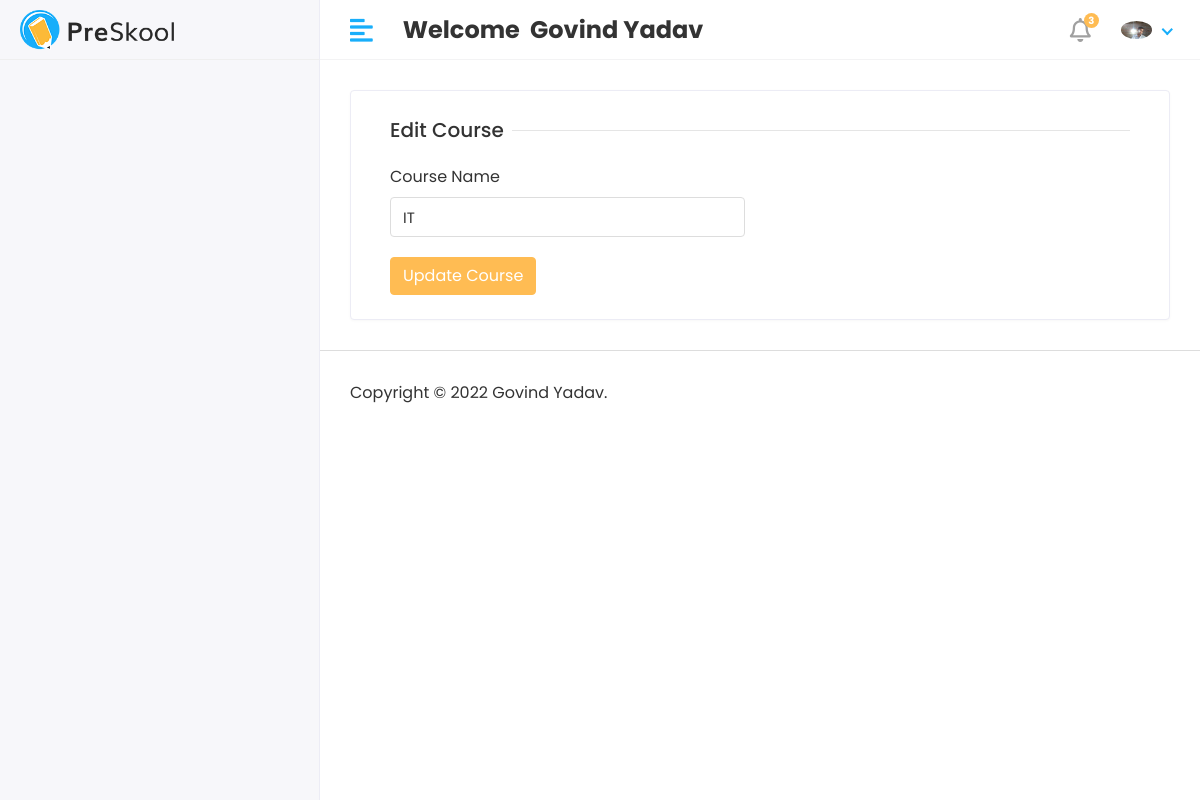
/Hod/Course/Edit/1 (signed in), run on the app's committed database.
### app/models.py (models this page shows, shortened)
class CustomUser(AbstractUser):
    USER = (
        (1, 'HOD'),
        (1, 'STAFF'),
        (1, 'STUDENT'),
    )
    user_type = models.CharField(choices=USER, max_length=50, default=1)
    profile_pic = models.ImageField(upload_to='media/profile_pic')

class Course(models.Model):
    name = models.CharField(max_length=100)
    created_at = models.DateTimeField(auto_now_add=True)
    updated_at = models.DateTimeField(auto_now=True)

### student_management_project/Hod_views.py (the view)
# urls.py: path('Hod/Course/Edit/<str:id>', Hod_views.EDIT_COURSE, name="edit_course"),
@login_required(login_url='/')
def EDIT_COURSE(request,id):
    course = Course.objects.get(id=id)
    context = {
        'course':course
    }
    return render(request, 'Hod/edit_course.html', context)

### templates/Hod/edit_course.html (shortened to what this page needs)
{% extends 'base.html' %}
{% block content %}
<div class="row">
                    <div class="col-sm-12">
                        <div class="card">
                            <div class="card-body">
                                <form action="{% url 'update_course' %}" method="POST">
                                        <div class="col-12">
                                            <h5 class="form-title"><span>Edit Course</span></h5>
                                        </div>
                                        <div class="col-12 col-sm-6">
                                            <div class="form-group">
                                                <label>Course Name</label>
                                                <input type="text" class="form-control" value="{{course.name}}" name="course_name">
                                            </div>
                                        </div>
                                        <div class="col-12">
                                            <button type="submit" class="btn btn-primary">Update Course</button>
                                        </div>
                                </form>
                            </div>
                        </div>
                    </div>
                </div>
{% endblock %}

### templates/includes/header.html (shortened to what this page needs)
{% load static %}
<div class="header">
         <div class="header-left">
            <a href="index.html" class="logo">
               <img src="{% static 'assets/img/logo.png' %}" alt="Logo">
            </a>
         </div>
         <a href="javascript:void(0);" id="toggle_btn">
            <i class="fas fa-align-left"></i>
         </a>
         <div class="top-nav-search mt-3">
           <h4><strong>Welcome &nbsp;<span>{{user.first_name}} {{user.last_name}}</span></strong></h4>
         </div>
         <ul class="nav user-menu">
            <li class="nav-item dropdown noti-dropdown">
               <a href="#" class="dropdown-toggle nav-link" data-toggle="dropdown">
                  <i class="far fa-bell"></i> <span class="badge badge-pill">3</span>
               </a>
            </li>
            <li class="nav-item dropdown has-arrow">
               <a href="#" class="dropdown-toggle nav-link" data-toggle="dropdown">
                   {% if user.profile_pic == "" %}
                        <span class="user-img"><img class="rounded-circle" src="{% static 'assets/img/govind_pic.jpg' %}" width="31"
                        alt=""></span>
                   {% else %}
                        <span class="user-img"><img class="rounded-circle" src="/{{user.profile_pic}}" width="31"
                        alt=""></span>
                   {% endif %}
               </a>
            </li>
         </ul>
      </div>

### static/assets/css/style.css (style rules this page uses)
html { height: 100%; }
body { background-color: #fff; color: #333; font-family: 'Poppins', sans-serif; font-size: 1rem; height: 100%; line-height: 1.5; overflow-x: hidden; }
h1, h2, h3, h4, h5, h6 { font-family: 'Poppins', sans-serif; margin-top: 0; }
.form-control { border: 1px solid #ddd; box-shadow: none; color: #333; font-size: 15px; height: 40px; }
a { color: #009ce7; }
input, button, a { transition: all 0.4s ease; -moz-transition: all 0.4s ease; -o-transition: all 0.4s ease; -ms-transition: all 0.4s ease; -webkit-transition: all 0.4s ease; }
input, input:focus, button, button:focus { outline: none; }
input[type=text], input[type=password] { -webkit-appearance: none; -moz-appearance: none; appearance: none; }
.form-group { margin-bottom: 1.25rem; }
ul, ol { padding: 0px; list-style: none; }
.btn-primary { background-color: #FFBC53; border: 1px solid #FFBC53; }
.card { border: 1px solid #ececf5; box-shadow: 0 1px 3px 0 rgba(0, 0, 0, 0.03); margin-bottom: 1.875rem; }
.card-body { padding: 1.5rem; }
.header { background-color: #fff; border-bottom: 1px solid #f3f3f4; left: 0; position: fixed; right: 0; top: 0; z-index: 1001; height: 60px; }
.header .header-left { float: left; height: 60px; padding: 0 20px; position: relative; width: 320px; z-index: 1; transition: all 0.2s ease-in-out; background-color: #f7f7fa; border-bottom: 1px solid #efefef; border-right: 1px solid #ececf5; display: flex; align-items: center; }
.header .header-left .logo { display: inline-block; line-height: 60px; }
.header .header-left .logo img { max-height: 40px; width: auto; }
.header .dropdown-toggle:after { display: none; }
.header .has-arrow .dropdown-toggle:after { border-top: 0; border-left: 0; border-bottom: 2px solid #18aefa; border-right: 2px solid #18aefa; content: ''; height: 8px; display: inline-block; pointer-events: none; -webkit-transform-origin: 66% 66%; -ms-transform-origin: 66% 66%; transform-origin: 66% 66%; -webkit-transform: rotate(45deg); -ms-transform: rotate(45deg); transform: rotate(45deg); -webkit-transition: all 0.15s ease-in-out; transition: all 0.15s ease-in-out; width: 8px; vertical-align: 0px; }
.user-menu { float: right; margin: 0; position: relative; z-index: 99; padding-right: 15px; }
.user-menu.nav > li > a { color: #a0a0a0; font-size: 14px; line-height: 58px; padding: 0 15px; height: 60px; }
.user-img { margin-right: 3px; position: relative; }
.top-nav-search { float: left; margin-left: 15px; }
.user-menu.nav > li > a .badge { background-color: #FFBC53; display: block; font-size: 10px; font-weight: bold; height: 15px; width: 15px; position: absolute; right: 7px; top: 13px; color: #fff; padding: 3px; }
.user-menu.nav > li > a > i { font-size: 1.5rem; line-height: 60px; }
.form-title { width: 100%; max-width: 100%; padding: 0; font-size: 1.25rem; font-weight: 500; line-height: inherit; color: #333; white-space: normal; position: relative; display: block; margin-bottom: 20px; }
.form-title:before { content: ""; position: absolute; left: 0px; right: 0px; height: 1px; top: 50%; background-color: rgba(0, 0, 0, 0.1); }
.form-title span { padding: 0px 0.5rem 0 0; background-color: #fff; display: inline-block; z-index: 2; position: relative; }
@media (min-width: 992px) { #toggle_btn { align-items: center; color: #18aefa; display: inline-flex; float: left; font-size: 26px; height: 60px; justify-content: center; margin-left: 15px; padding: 0 15px; } }

### data on the page
CustomUser: first_name "Govind", last_name "Yadav", profile_pic (picture)
Course: course_name "IT"
